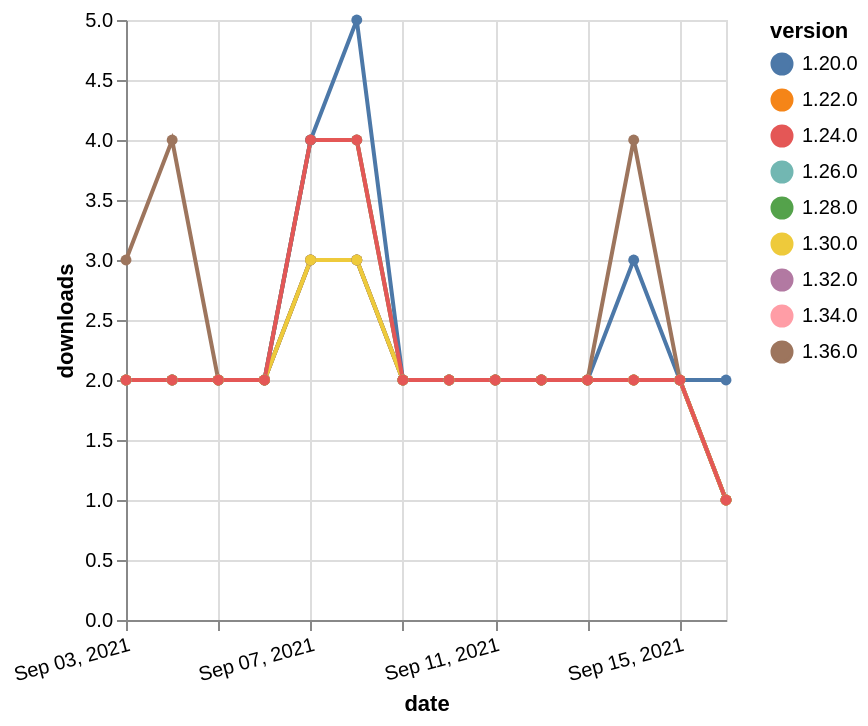

The specification (Vega-Lite) saved for this image:
### Vega-Lite specification from a JSON file in a GitHub repository (floating-point values rounded to 4 significant figures)
{"$schema": "https://vega.github.io/schema/vega-lite/v5.json", "description": "A simple bar chart with embedded data.", "data": {"values": [{"date": "2021-09-03", "total": 707, "delta": 2, "version": "1.34.0"}, {"date": "2021-09-04", "total": 709, "delta": 2, "version": "1.34.0"}, {"date": "2021-09-05", "total": 711, "delta": 2, "version": "1.34.0"}, {"date": "2021-09-06", "total": 713, "delta": 2, "version": "1.34.0"}, {"date": "2021-09-07", "total": 717, "delta": 4, "version": "1.34.0"}, {"date": "2021-09-08", "total": 721, "delta": 4, "version": "1.34.0"}, {"date": "2021-09-09", "total": 723, "delta": 2, "version": "1.34.0"}, {"date": "2021-09-10", "total": 725, "delta": 2, "version": "1.34.0"}, {"date": "2021-09-11", "total": 727, "delta": 2, "version": "1.34.0"}, {"date": "2021-09-12", "total": 729, "delta": 2, "version": "1.34.0"}, {"date": "2021-09-13", "total": 731, "delta": 2, "version": "1.34.0"}, {"date": "2021-09-14", "total": 733, "delta": 2, "version": "1.34.0"}, {"date": "2021-09-15", "total": 735, "delta": 2, "version": "1.34.0"}, {"date": "2021-09-16", "total": 736, "delta": 1, "version": "1.34.0"}, {"date": "2021-09-03", "total": 1019, "delta": 2, "version": "1.32.0"}, {"date": "2021-09-04", "total": 1021, "delta": 2, "version": "1.32.0"}, {"date": "2021-09-05", "total": 1023, "delta": 2, "version": "1.32.0"}, {"date": "2021-09-06", "total": 1025, "delta": 2, "version": "1.32.0"}, {"date": "2021-09-07", "total": 1028, "delta": 3, "version": "1.32.0"}, {"date": "2021-09-08", "total": 1031, "delta": 3, "version": "1.32.0"}, {"date": "2021-09-09", "total": 1033, "delta": 2, "version": "1.32.0"}, {"date": "2021-09-10", "total": 1035, "delta": 2, "version": "1.32.0"}, {"date": "2021-09-11", "total": 1037, "delta": 2, "version": "1.32.0"}, {"date": "2021-09-12", "total": 1039, "delta": 2, "version": "1.32.0"}, {"date": "2021-09-13", "total": 1041, "delta": 2, "version": "1.32.0"}, {"date": "2021-09-14", "total": 1043, "delta": 2, "version": "1.32.0"}, {"date": "2021-09-15", "total": 1045, "delta": 2, "version": "1.32.0"}, {"date": "2021-09-16", "total": 1046, "delta": 1, "version": "1.32.0"}, {"date": "2021-09-03", "total": 2674, "delta": 2, "version": "1.22.0"}, {"date": "2021-09-04", "total": 2676, "delta": 2, "version": "1.22.0"}, {"date": "2021-09-05", "total": 2678, "delta": 2, "version": "1.22.0"}, {"date": "2021-09-06", "total": 2680, "delta": 2, "version": "1.22.0"}, {"date": "2021-09-07", "total": 2683, "delta": 3, "version": "1.22.0"}, {"date": "2021-09-08", "total": 2686, "delta": 3, "version": "1.22.0"}, {"date": "2021-09-09", "total": 2688, "delta": 2, "version": "1.22.0"}, {"date": "2021-09-10", "total": 2690, "delta": 2, "version": "1.22.0"}, {"date": "2021-09-11", "total": 2692, "delta": 2, "version": "1.22.0"}, {"date": "2021-09-12", "total": 2694, "delta": 2, "version": "1.22.0"}, {"date": "2021-09-13", "total": 2696, "delta": 2, "version": "1.22.0"}, {"date": "2021-09-14", "total": 2698, "delta": 2, "version": "1.22.0"}, {"date": "2021-09-15", "total": 2700, "delta": 2, "version": "1.22.0"}, {"date": "2021-09-16", "total": 2701, "delta": 1, "version": "1.22.0"}, {"date": "2021-09-03", "total": 1971, "delta": 2, "version": "1.28.0"}, {"date": "2021-09-04", "total": 1973, "delta": 2, "version": "1.28.0"}, {"date": "2021-09-05", "total": 1975, "delta": 2, "version": "1.28.0"}, {"date": "2021-09-06", "total": 1977, "delta": 2, "version": "1.28.0"}, {"date": "2021-09-07", "total": 1981, "delta": 4, "version": "1.28.0"}, {"date": "2021-09-08", "total": 1985, "delta": 4, "version": "1.28.0"}, {"date": "2021-09-09", "total": 1987, "delta": 2, "version": "1.28.0"}, {"date": "2021-09-10", "total": 1989, "delta": 2, "version": "1.28.0"}, {"date": "2021-09-11", "total": 1991, "delta": 2, "version": "1.28.0"}, {"date": "2021-09-12", "total": 1993, "delta": 2, "version": "1.28.0"}, {"date": "2021-09-13", "total": 1995, "delta": 2, "version": "1.28.0"}, {"date": "2021-09-14", "total": 1997, "delta": 2, "version": "1.28.0"}, {"date": "2021-09-15", "total": 1999, "delta": 2, "version": "1.28.0"}, {"date": "2021-09-16", "total": 2000, "delta": 1, "version": "1.28.0"}, {"date": "2021-09-03", "total": 2063, "delta": 2, "version": "1.26.0"}, {"date": "2021-09-04", "total": 2065, "delta": 2, "version": "1.26.0"}, {"date": "2021-09-05", "total": 2067, "delta": 2, "version": "1.26.0"}, {"date": "2021-09-06", "total": 2069, "delta": 2, "version": "1.26.0"}, {"date": "2021-09-07", "total": 2072, "delta": 3, "version": "1.26.0"}, {"date": "2021-09-08", "total": 2075, "delta": 3, "version": "1.26.0"}, {"date": "2021-09-09", "total": 2077, "delta": 2, "version": "1.26.0"}, {"date": "2021-09-10", "total": 2079, "delta": 2, "version": "1.26.0"}, {"date": "2021-09-11", "total": 2081, "delta": 2, "version": "1.26.0"}, {"date": "2021-09-12", "total": 2083, "delta": 2, "version": "1.26.0"}, {"date": "2021-09-13", "total": 2085, "delta": 2, "version": "1.26.0"}, {"date": "2021-09-14", "total": 2087, "delta": 2, "version": "1.26.0"}, {"date": "2021-09-15", "total": 2089, "delta": 2, "version": "1.26.0"}, {"date": "2021-09-16", "total": 2090, "delta": 1, "version": "1.26.0"}, {"date": "2021-09-03", "total": 3332, "delta": 2, "version": "1.20.0"}, {"date": "2021-09-04", "total": 3334, "delta": 2, "version": "1.20.0"}, {"date": "2021-09-05", "total": 3336, "delta": 2, "version": "1.20.0"}, {"date": "2021-09-06", "total": 3338, "delta": 2, "version": "1.20.0"}, {"date": "2021-09-07", "total": 3342, "delta": 4, "version": "1.20.0"}, {"date": "2021-09-08", "total": 3347, "delta": 5, "version": "1.20.0"}, {"date": "2021-09-09", "total": 3349, "delta": 2, "version": "1.20.0"}, {"date": "2021-09-10", "total": 3351, "delta": 2, "version": "1.20.0"}, {"date": "2021-09-11", "total": 3353, "delta": 2, "version": "1.20.0"}, {"date": "2021-09-12", "total": 3355, "delta": 2, "version": "1.20.0"}, {"date": "2021-09-13", "total": 3357, "delta": 2, "version": "1.20.0"}, {"date": "2021-09-14", "total": 3360, "delta": 3, "version": "1.20.0"}, {"date": "2021-09-15", "total": 3362, "delta": 2, "version": "1.20.0"}, {"date": "2021-09-16", "total": 3364, "delta": 2, "version": "1.20.0"}, {"date": "2021-09-03", "total": 231, "delta": 3, "version": "1.36.0"}, {"date": "2021-09-04", "total": 235, "delta": 4, "version": "1.36.0"}, {"date": "2021-09-05", "total": 237, "delta": 2, "version": "1.36.0"}, {"date": "2021-09-06", "total": 239, "delta": 2, "version": "1.36.0"}, {"date": "2021-09-07", "total": 242, "delta": 3, "version": "1.36.0"}, {"date": "2021-09-08", "total": 245, "delta": 3, "version": "1.36.0"}, {"date": "2021-09-09", "total": 247, "delta": 2, "version": "1.36.0"}, {"date": "2021-09-10", "total": 249, "delta": 2, "version": "1.36.0"}, {"date": "2021-09-11", "total": 251, "delta": 2, "version": "1.36.0"}, {"date": "2021-09-12", "total": 253, "delta": 2, "version": "1.36.0"}, {"date": "2021-09-13", "total": 255, "delta": 2, "version": "1.36.0"}, {"date": "2021-09-14", "total": 259, "delta": 4, "version": "1.36.0"}, {"date": "2021-09-15", "total": 261, "delta": 2, "version": "1.36.0"}, {"date": "2021-09-16", "total": 262, "delta": 1, "version": "1.36.0"}, {"date": "2021-09-03", "total": 1472, "delta": 2, "version": "1.30.0"}, {"date": "2021-09-04", "total": 1474, "delta": 2, "version": "1.30.0"}, {"date": "2021-09-05", "total": 1476, "delta": 2, "version": "1.30.0"}, {"date": "2021-09-06", "total": 1478, "delta": 2, "version": "1.30.0"}, {"date": "2021-09-07", "total": 1481, "delta": 3, "version": "1.30.0"}, {"date": "2021-09-08", "total": 1484, "delta": 3, "version": "1.30.0"}, {"date": "2021-09-09", "total": 1486, "delta": 2, "version": "1.30.0"}, {"date": "2021-09-10", "total": 1488, "delta": 2, "version": "1.30.0"}, {"date": "2021-09-11", "total": 1490, "delta": 2, "version": "1.30.0"}, {"date": "2021-09-12", "total": 1492, "delta": 2, "version": "1.30.0"}, {"date": "2021-09-13", "total": 1494, "delta": 2, "version": "1.30.0"}, {"date": "2021-09-14", "total": 1496, "delta": 2, "version": "1.30.0"}, {"date": "2021-09-15", "total": 1498, "delta": 2, "version": "1.30.0"}, {"date": "2021-09-16", "total": 1499, "delta": 1, "version": "1.30.0"}, {"date": "2021-09-03", "total": 2555, "delta": 2, "version": "1.24.0"}, {"date": "2021-09-04", "total": 2557, "delta": 2, "version": "1.24.0"}, {"date": "2021-09-05", "total": 2559, "delta": 2, "version": "1.24.0"}, {"date": "2021-09-06", "total": 2561, "delta": 2, "version": "1.24.0"}, {"date": "2021-09-07", "total": 2565, "delta": 4, "version": "1.24.0"}, {"date": "2021-09-08", "total": 2569, "delta": 4, "version": "1.24.0"}, {"date": "2021-09-09", "total": 2571, "delta": 2, "version": "1.24.0"}, {"date": "2021-09-10", "total": 2573, "delta": 2, "version": "1.24.0"}, {"date": "2021-09-11", "total": 2575, "delta": 2, "version": "1.24.0"}, {"date": "2021-09-12", "total": 2577, "delta": 2, "version": "1.24.0"}, {"date": "2021-09-13", "total": 2579, "delta": 2, "version": "1.24.0"}, {"date": "2021-09-14", "total": 2581, "delta": 2, "version": "1.24.0"}, {"date": "2021-09-15", "total": 2583, "delta": 2, "version": "1.24.0"}, {"date": "2021-09-16", "total": 2584, "delta": 1, "version": "1.24.0"}]}, "width": "container", "mark": {"type": "line", "point": {"filled": true}}, "encoding": {"x": {"field": "date", "type": "temporal", "timeUnit": "yearmonthdate", "title": "date", "axis": {"labelAngle": -15}}, "y": {"field": "delta", "type": "quantitative", "title": "downloads"}, "color": {"field": "version", "type": "nominal"}, "tooltip": {"field": "delta"}}}
